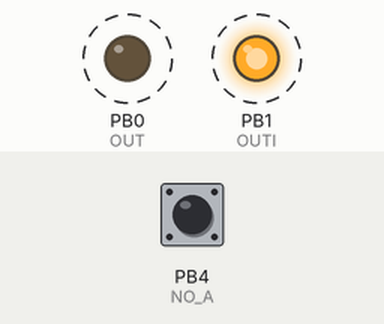
The sketch below on a simulated ATtiny85, built with avr-gcc and run on an emulated ATtiny85. On the bench: output pins drawn as LEDs (lit = HIGH). Dashed ring = blinking. Inputs (shaded band) come from the test bench; at power-on: PB4 (NO_A) HIGH.

Above: at 0.2 s.
Timing chart, 0 to 3.0 s (numbered marks = the images above):
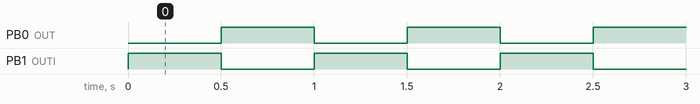

Measured:
- by itself, PB0 (OUT), PB1 (OUTI): alternates HIGH for 0.50 s and LOW for 0.50 s

The sketch:

clock_generator.ino
```cpp
/*
  ATTiny85 1 Second Clock Generator with adjust
           ______
      NC -|      |- VCC
     ADJ -|      |- NC
  EN_ADJ -|      |- Out'
     GND -|______|- Out

  By default the outputs have a clock signal of 1 Hz preprogrammed.
  If EN_ADJ is tied to ground, then the voltage on ADJ will modify the frequency of the signal:
    At 0v, 0.1s will be added to the period for a total of 1.1 Hz
    At 5v, 0.1s will be subtracted from the period for a total of 0.9 Hz
*/


// Pin definitions
const int OUT = 0;
const int OUTI = 1;
const int ADJ = A3;
const int NO_A = 4;

// Time definitions
const int period_base = 1000;  // ms
const int period_adjust = 100; // ms


// Toggle clock
bool clock_state = LOW;
void toggle_clock() {
  digitalWrite(OUTI, clock_state);
  clock_state = !clock_state;
  digitalWrite(OUT, clock_state);
}


// Get delay time
int delay_time(){
  if (digitalRead(NO_A)) {
    return (period_base/2);
  }
  else {
    return (period_base/2) + map(analogRead(ADJ), 0, 1023, (period_adjust/2), -(period_adjust/2));
  }
}


// Run a clock cycle
void run_clock(){
  delay(delay_time());
  toggle_clock();
}


void setup() {
  pinMode(OUT, OUTPUT);
  pinMode(OUTI, OUTPUT);
  pinMode(NO_A, INPUT_PULLUP);
  digitalWrite(OUT, clock_state);
  digitalWrite(OUTI, !clock_state);
}

void loop() {
  run_clock();
}
```
